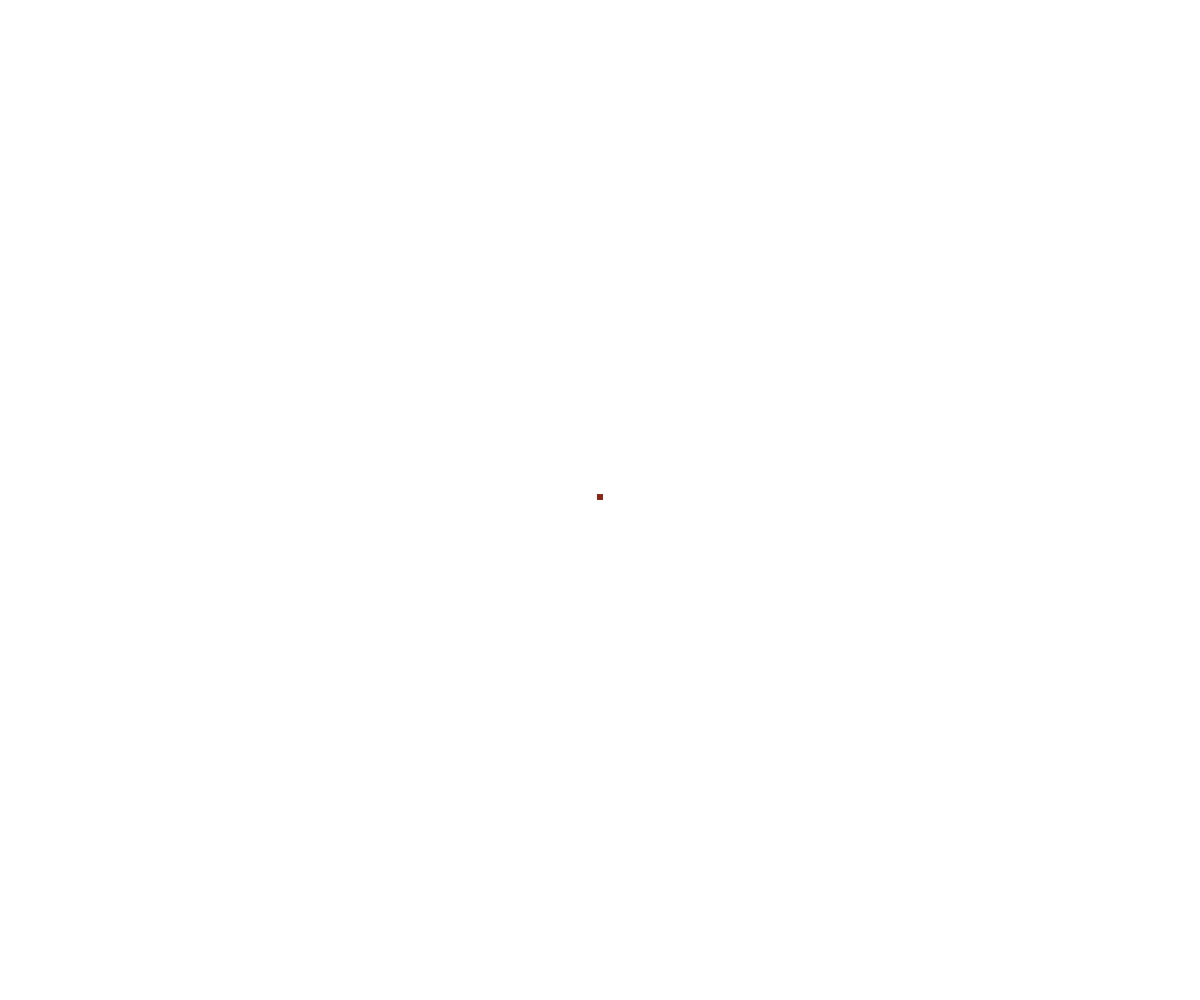
Frame 1 (no input)
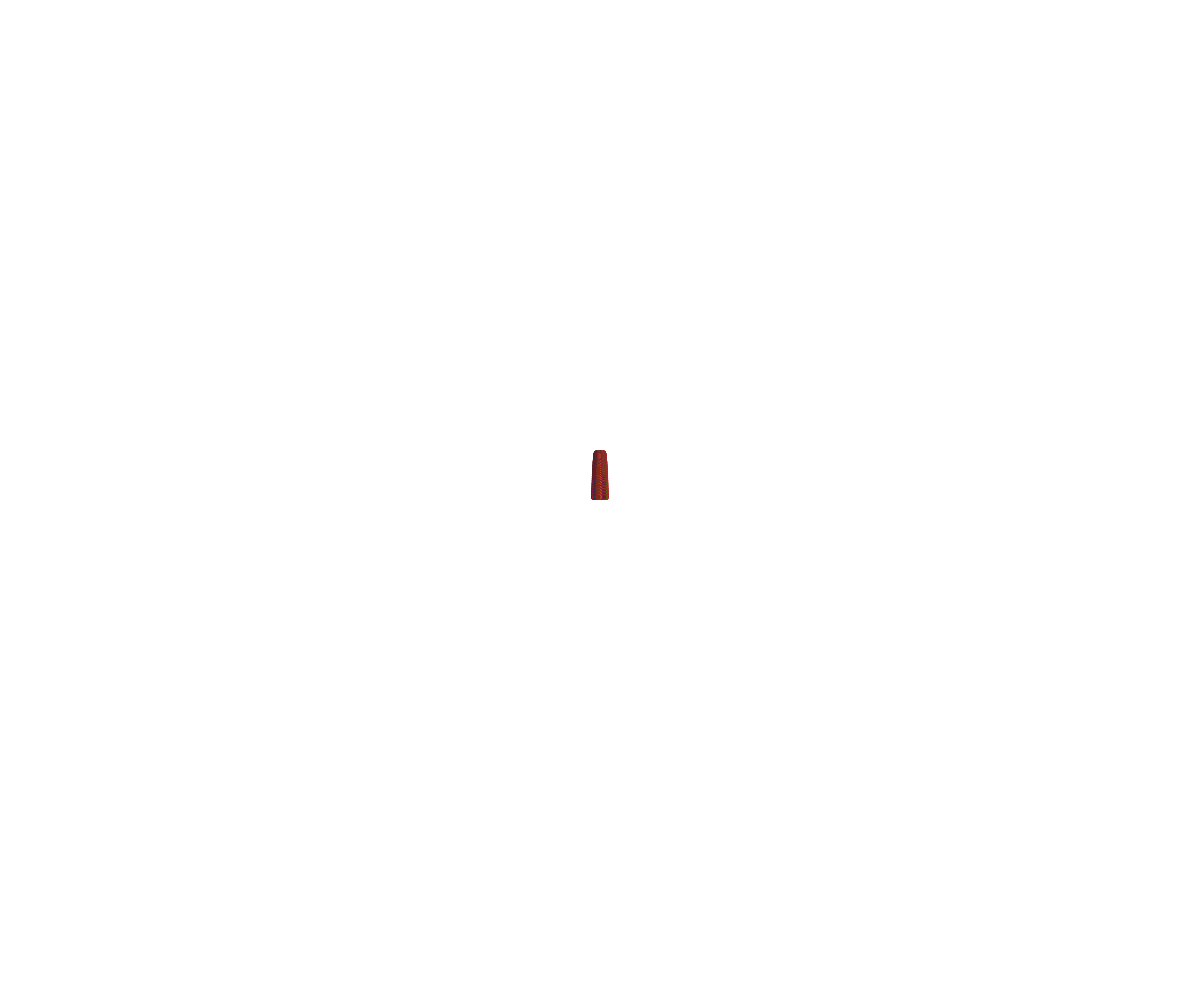
Frame 60 (no input)
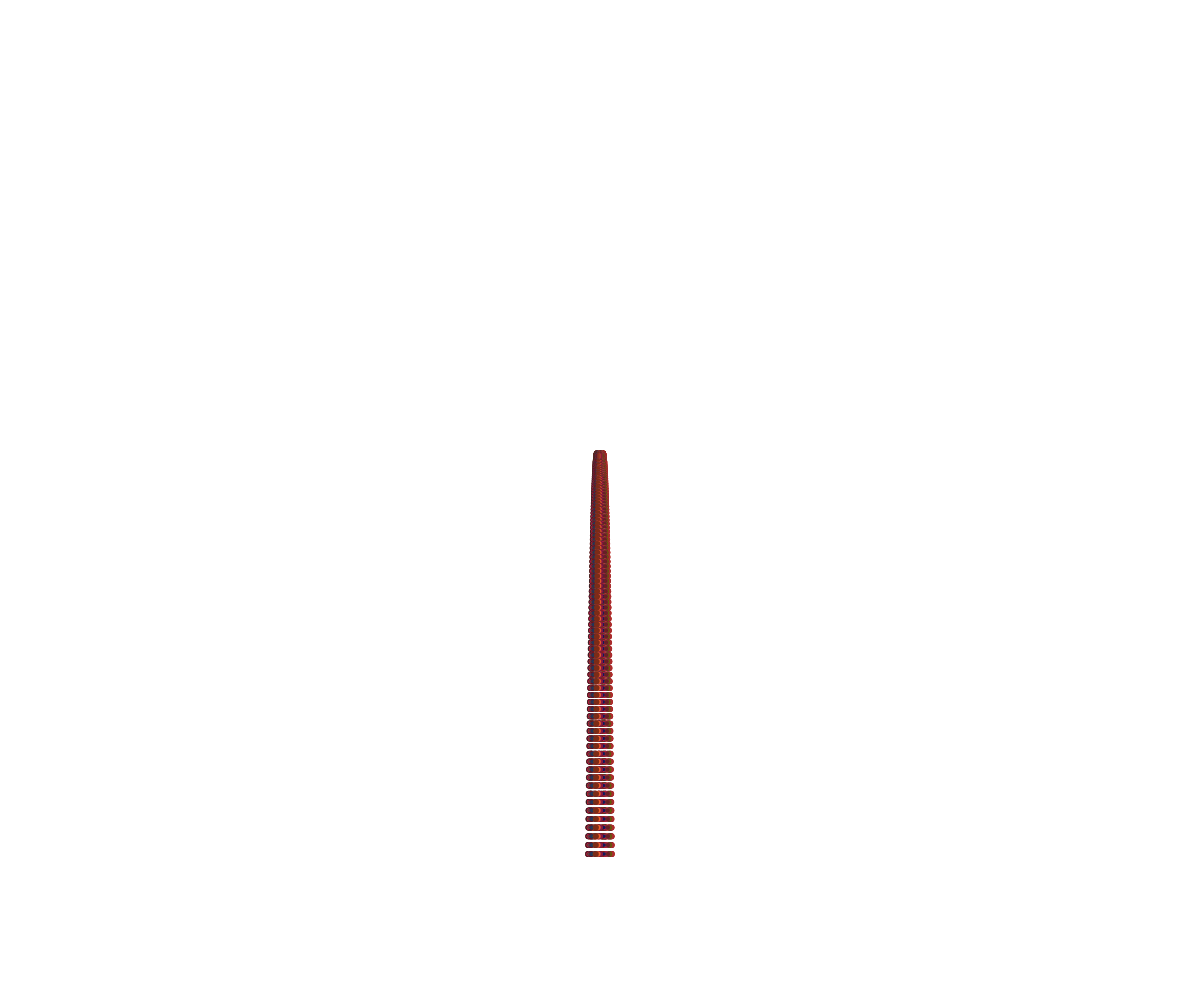
Frame 120 (the mouse pressed at the canvas centre since frame 60)

The p5.js sketch that drew these frames (run headless with seeded random() and noise() and a simulated clock; from frame 60 on, the mouse is pressed at the canvas centre):

// p5.js sketch
// ── sketch.js
let numParticles = 1000
let particles = [];

function setup() {
    createCanvas(windowWidth, windowHeight);

    for(let i = 0; i < numParticles; i++) {
        particles.push(new Particle())
    }
}

function draw() {
    //background(255);
    particles.forEach((p) => {
        p.update();
        p.display();
    })
}

function windowResized() {
    resizeCanvas(windowWidth, windowHeight);
}


class Particle {

    constructor() {
        this.pos = createVector(width/2, height/2);
        this.vel = createVector(random(-.1, .1), -3)
        this.acc = createVector(0, 0.1)
        this.size = random(2, 6)
        this.color = [random(255), random(100), random(100)]
    }

    update() {
        this.pos.add(this.vel)
        this.vel.add(this.acc)
        if(this.pos.y > height+this.size || this.pos.x < -this.size || this.pos.x > width + this.size) {
            this.pos = createVector(width/2, height/2);
            this.vel = createVector(random(-5, 5), -8)
            this.size = random(2, 6)
        }
    }

    display() {
        noStroke()
        fill(this.color)
        circle(this.pos.x, this.pos.y, this.size)
    }
}
// ── style.css
body {
    /* background-color: lightgreen; */
    margin: 0;
}

/* Position canvas in the center of the page with a box shadow */

canvas {
    position: absolute;
    left: 50%;
    top: 50%;
    transform: translate(-50%,-50%);
    box-shadow: 0 20px 30px -20px;
}

/* Force the canvas to be full screen by scaling up the canvas in CSS */
canvas {
    position: fixed;
    z-index: -1;
    left: 50%;
    top: 50%;
    transform: translate(-50%,-50%);
    width: 100% !important;
    height: 100% !important;
    object-fit: cover; /* this line forces the canvas to fill the space and crop itself as needed */
}
